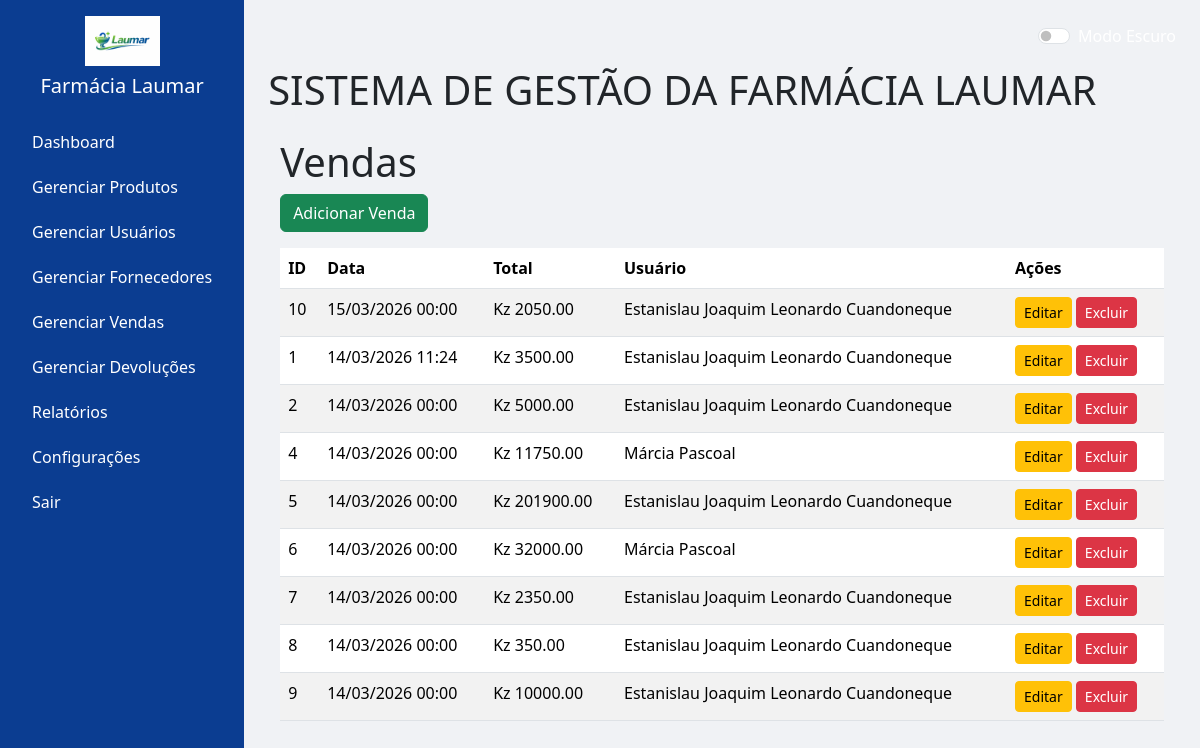
Page /vendas (signed in) on the earlier database version.
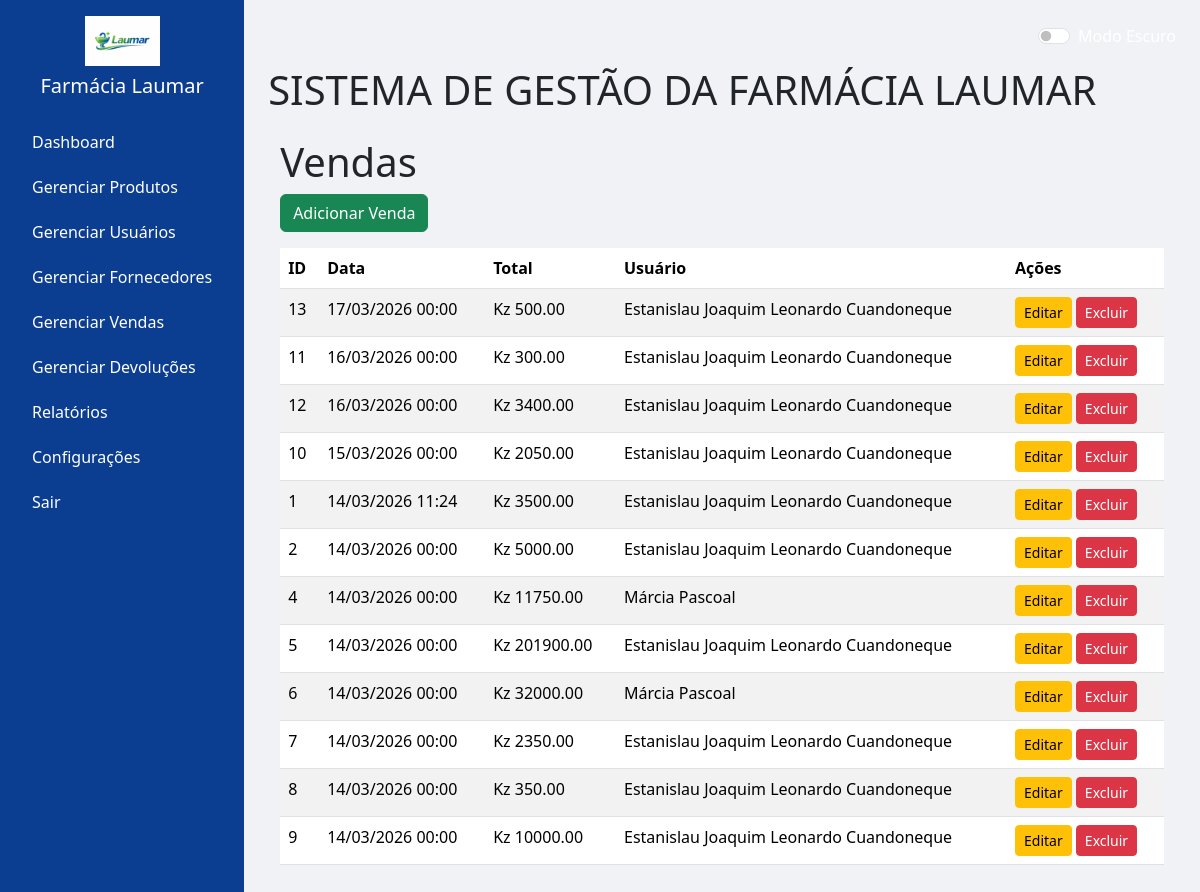
Same page on the later database version.
### models.py (models this page shows, shortened)
class Venda(db.Model):
    __tablename__ = 'vendas'
    id = db.Column(db.Integer, primary_key=True)
    data = db.Column(db.DateTime, default=datetime.utcnow)
    total = db.Column(db.Float, nullable=False)
    forma_pagamento = db.Column(db.String(50), nullable=False)
    usuario_id = db.Column(db.Integer, db.ForeignKey('usuarios.id'), nullable=False)
    usuario = db.relationship('Usuario', backref='vendas')

class Usuario(UserMixin, db.Model):
    __tablename__ = 'usuarios'
    id = db.Column(db.Integer, primary_key=True)
    nome = db.Column(db.String(150), nullable=False)
    usuario = db.Column(db.String(150), unique=True, nullable=False)
    senha = db.Column(db.String(150), nullable=False)
    tipo = db.Column(db.String(50), nullable=False)  # 'Admin', 'Atendente', 'Farmaceutica', 'Gestor'

### app.py (the view)
@app.route('/vendas')
@login_required
def listar_vendas():
    if current_user.tipo not in ['Admin', 'Atendente']:
        flash('Acesso negado.', 'danger')
        return redirect(url_for('dashboard'))
    vendas = Venda.query.order_by(Venda.data.desc()).all()
    return render_template('vendas/listar_vendas.html', vendas=vendas)

### app.py (called while the page is built)
@login_manager.user_loader
def load_user(user_id):
    return db.session.get(Usuario, int(user_id))

### templates/vendas/listar_vendas.html (shortened to what this page needs)
{% extends 'base.html' %}
{% block content %}
<div class="container">
    <h1>Vendas</h1>
    <a href="{{ url_for('adicionar_venda') }}" class="btn btn-success mb-3">Adicionar Venda</a>
    <table class="table table-striped">
        <thead>
            <tr>
                <th>ID</th>
                <th>Data</th>
                <th>Total</th>
                <th>Usuário</th>
                <th>Ações</th>
            </tr>
        </thead>
        <tbody>
            {% for venda in vendas %}
            <tr>
                <td>{{ venda.id }}</td>
                <td>{{ venda.data.strftime('%d/%m/%Y %H:%M') }}</td>
                <td>Kz {{ "%.2f"|format(venda.total) }}</td>
                <td>{{ venda.usuario.nome }}</td>
                <td>
                    {% if current_user.tipo in ['Admin', 'Atendente'] %}
                    <a href="{{ url_for('editar_venda', id=venda.id) }}" class="btn btn-warning btn-sm">Editar</a>
                    {% endif %}
                    {% if current_user.tipo == 'Admin' %}
                    <a href="{{ url_for('excluir_venda', id=venda.id) }}" class="btn btn-danger btn-sm" onclick="return confirm('Tem certeza?')">Excluir</a>
                    {% endif %}
                </td>
            </tr>
            {% endfor %}
        </tbody>
    </table>
</div>
{% endblock %}

### templates/base.html (shortened to what this page needs)
<!DOCTYPE html>
<html lang="pt-br">
<head>
    <link href="https://cdn.jsdelivr.net/npm/bootstrap@5.3.2/dist/css/bootstrap.min.css" rel="stylesheet">
</head>
<body>
<div class="d-flex">
    <nav class="flex-column sidebar p-3">
        <div class="text-center mb-4">
            <img src="{{ url_for('static', filename='laumar.png') }}" class="top-logo">
            <h5 class="mt-2 text-white">Farmácia Laumar</h5>
        </div>
        <ul class="nav flex-column">
            <li class="nav-item"><a href="{{ url_for('dashboard') }}" class="nav-link">Dashboard</a></li>
            {% if current_user.tipo == 'Admin' %}
            <li class="nav-item"><a href="{{ url_for('produtos_bp.listar_produtos') }}" class="nav-link">Gerenciar Produtos</a></li>
            <li class="nav-item"><a href="{{ url_for('listar_usuarios') }}" class="nav-link">Gerenciar Usuários</a></li>
            <li class="nav-item"><a href="{{ url_for('listar_fornecedores') }}" class="nav-link">Gerenciar Fornecedores</a></li>
            <li class="nav-item"><a href="{{ url_for('listar_vendas') }}" class="nav-link">Gerenciar Vendas</a></li>
            <li class="nav-item"><a href="{{ url_for('listar_devolucoes') }}" class="nav-link">Gerenciar Devoluções</a></li>
            <li class="nav-item"><a href="{{ url_for('relatorios') }}" class="nav-link">Relatórios</a></li>
            <li class="nav-item"><a href="{{ url_for('configuracoes') }}" class="nav-link">Configurações</a></li>
            {% elif current_user.tipo == 'Farmaceutica' %}
            <li class="nav-item"><a href="{{ url_for('produtos_bp.listar_produtos') }}" class="nav-link">Consultar Produtos</a></li>
            <li class="nav-item"><a href="{{ url_for('alertas_validade') }}" class="nav-link">Alertas de Validade</a></li>
            {% endif %}
            <li class="nav-item"><a href="{{ url_for('logout') }}" class="nav-link">Sair</a></li>
        </ul>
    </nav>
    <div class="flex-grow-1 p-4">
        <div class="d-flex justify-content-between align-items-center mb-3">
            <div class="form-check form-switch">
                <input class="form-check-input" type="checkbox" id="darkModeToggle">
                <label class="form-check-label text-white" for="darkModeToggle">
                </label>
            </div>
        </div>
        <h1 class="mb-4">SISTEMA DE GESTÃO DA FARMÁCIA LAUMAR</h1>
        {% block content %}{% endblock %}
    </div>
</div>
</body>
</html>

### templates/base.html (style rules this page uses)
body { background-color: #f0f2f5; }
.sidebar { min-height: 100vh; background-color: #0b3d91; }
.sidebar .nav-link { color: #ffffff; font-weight: 500; border-radius: 5px; margin-bottom: 5px; }
.top-logo { height: 50px; }

Differences in the rows shown:
added Venda: id "13", data "17/03/2026 00:00", total "500.00", usuario.nome "Estanislau Joaquim Leonardo Cuandoneque"
added Venda: id "11", data "16/03/2026 00:00", total "300.00", usuario.nome "Estanislau Joaquim Leonardo Cuandoneque"
added Venda: id "12", data "16/03/2026 00:00", total "3400.00", usuario.nome "Estanislau Joaquim Leonardo Cuandoneque"
